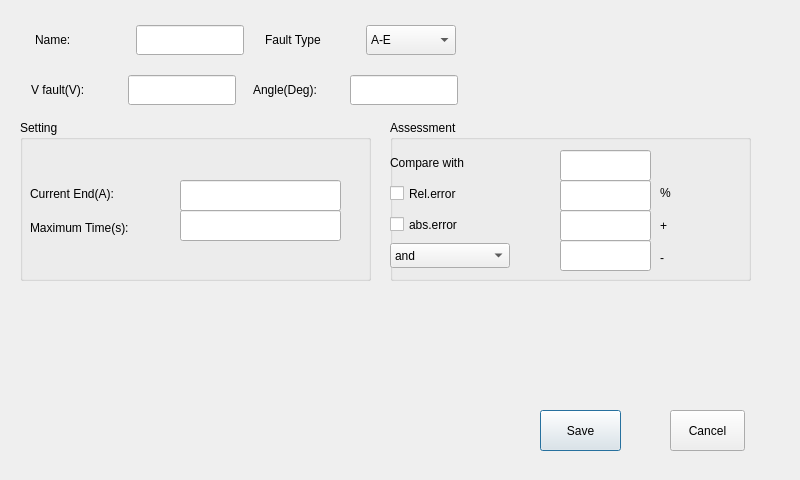
<?xml version="1.0" encoding="UTF-8"?>
<ui version="4.0">
 <class>CurTriptime</class>
 <widget class="QDialog" name="CurTriptime">
  <property name="geometry">
   <rect>
    <x>0</x>
    <y>0</y>
    <width>800</width>
    <height>480</height>
   </rect>
  </property>
  <property name="windowTitle">
   <string>Dialog</string>
  </property>
  <widget class="QGroupBox" name="groupBox_5">
   <property name="geometry">
    <rect>
     <x>20</x>
     <y>120</y>
     <width>351</width>
     <height>161</height>
    </rect>
   </property>
   <property name="title">
    <string>Setting</string>
   </property>
   <widget class="QLineEdit" name="lineEdit_2">
    <property name="geometry">
     <rect>
      <x>160</x>
      <y>60</y>
      <width>161</width>
      <height>31</height>
     </rect>
    </property>
   </widget>
   <widget class="QLineEdit" name="lineEdit_3">
    <property name="geometry">
     <rect>
      <x>160</x>
      <y>90</y>
      <width>161</width>
      <height>31</height>
     </rect>
    </property>
   </widget>
   <widget class="QWidget" name="verticalLayoutWidget">
    <property name="geometry">
     <rect>
      <x>10</x>
      <y>60</y>
      <width>151</width>
      <height>61</height>
     </rect>
    </property>
    <layout class="QVBoxLayout" name="verticalLayout">
     <item>
      <widget class="QLabel" name="label_13">
       <property name="text">
        <string>Current End(A):</string>
       </property>
      </widget>
     </item>
     <item>
      <widget class="QLabel" name="label_14">
       <property name="text">
        <string>Maximum Time(s):</string>
       </property>
      </widget>
     </item>
    </layout>
   </widget>
  </widget>
  <widget class="QPushButton" name="pushButton">
   <property name="geometry">
    <rect>
     <x>540</x>
     <y>410</y>
     <width>81</width>
     <height>41</height>
    </rect>
   </property>
   <property name="text">
    <string>Save</string>
   </property>
  </widget>
  <widget class="QGroupBox" name="groupBox_2">
   <property name="geometry">
    <rect>
     <x>390</x>
     <y>120</y>
     <width>361</width>
     <height>161</height>
    </rect>
   </property>
   <property name="title">
    <string>Assessment</string>
   </property>
   <widget class="QLineEdit" name="lineEdit_5">
    <property name="geometry">
     <rect>
      <x>170</x>
      <y>60</y>
      <width>91</width>
      <height>31</height>
     </rect>
    </property>
   </widget>
   <widget class="QLineEdit" name="lineEdit_6">
    <property name="geometry">
     <rect>
      <x>170</x>
      <y>90</y>
      <width>91</width>
      <height>31</height>
     </rect>
    </property>
   </widget>
   <widget class="QLineEdit" name="lineEdit_4">
    <property name="geometry">
     <rect>
      <x>170</x>
      <y>30</y>
      <width>91</width>
      <height>31</height>
     </rect>
    </property>
   </widget>
   <widget class="QLineEdit" name="lineEdit_7">
    <property name="geometry">
     <rect>
      <x>170</x>
      <y>120</y>
      <width>91</width>
      <height>31</height>
     </rect>
    </property>
   </widget>
   <widget class="QWidget" name="verticalLayoutWidget_2">
    <property name="geometry">
     <rect>
      <x>270</x>
      <y>60</y>
      <width>41</width>
      <height>91</height>
     </rect>
    </property>
    <layout class="QVBoxLayout" name="verticalLayout_2">
     <item>
      <widget class="QLabel" name="label_4">
       <property name="text">
        <string>%</string>
       </property>
      </widget>
     </item>
     <item>
      <widget class="QLabel" name="label_3">
       <property name="text">
        <string>+</string>
       </property>
      </widget>
     </item>
     <item>
      <widget class="QLabel" name="label_16">
       <property name="text">
        <string>-</string>
       </property>
      </widget>
     </item>
    </layout>
   </widget>
   <widget class="QWidget" name="verticalLayoutWidget_3">
    <property name="geometry">
     <rect>
      <x>0</x>
      <y>30</y>
      <width>122</width>
      <height>121</height>
     </rect>
    </property>
    <layout class="QVBoxLayout" name="verticalLayout_3">
     <item>
      <widget class="QLabel" name="label_19">
       <property name="sizePolicy">
        <sizepolicy hsizetype="Fixed" vsizetype="Fixed">
         <horstretch>0</horstretch>
         <verstretch>0</verstretch>
        </sizepolicy>
       </property>
       <property name="minimumSize">
        <size>
         <width>120</width>
         <height>25</height>
        </size>
       </property>
       <property name="text">
        <string>Compare with</string>
       </property>
      </widget>
     </item>
     <item>
      <widget class="QCheckBox" name="checkBox">
       <property name="sizePolicy">
        <sizepolicy hsizetype="Fixed" vsizetype="Fixed">
         <horstretch>0</horstretch>
         <verstretch>0</verstretch>
        </sizepolicy>
       </property>
       <property name="minimumSize">
        <size>
         <width>120</width>
         <height>25</height>
        </size>
       </property>
       <property name="text">
        <string>Rel.error</string>
       </property>
      </widget>
     </item>
     <item>
      <widget class="QCheckBox" name="checkBox_2">
       <property name="sizePolicy">
        <sizepolicy hsizetype="Fixed" vsizetype="Fixed">
         <horstretch>0</horstretch>
         <verstretch>0</verstretch>
        </sizepolicy>
       </property>
       <property name="minimumSize">
        <size>
         <width>120</width>
         <height>25</height>
        </size>
       </property>
       <property name="text">
        <string>abs.error</string>
       </property>
      </widget>
     </item>
     <item>
      <widget class="QComboBox" name="comboBox_3">
       <property name="sizePolicy">
        <sizepolicy hsizetype="Fixed" vsizetype="Fixed">
         <horstretch>0</horstretch>
         <verstretch>0</verstretch>
        </sizepolicy>
       </property>
       <property name="minimumSize">
        <size>
         <width>120</width>
         <height>25</height>
        </size>
       </property>
       <item>
        <property name="text">
         <string>and</string>
        </property>
       </item>
       <item>
        <property name="text">
         <string>or</string>
        </property>
       </item>
      </widget>
     </item>
    </layout>
   </widget>
  </widget>
  <widget class="QPushButton" name="pushButton_2">
   <property name="geometry">
    <rect>
     <x>670</x>
     <y>410</y>
     <width>75</width>
     <height>41</height>
    </rect>
   </property>
   <property name="text">
    <string>Cancel</string>
   </property>
  </widget>
  <widget class="QWidget" name="horizontalLayoutWidget">
   <property name="geometry">
    <rect>
     <x>20</x>
     <y>70</y>
     <width>451</width>
     <height>41</height>
    </rect>
   </property>
   <layout class="QHBoxLayout" name="horizontalLayout">
    <item>
     <widget class="QLabel" name="label_2">
      <property name="sizePolicy">
       <sizepolicy hsizetype="Fixed" vsizetype="Fixed">
        <horstretch>0</horstretch>
        <verstretch>0</verstretch>
       </sizepolicy>
      </property>
      <property name="minimumSize">
       <size>
        <width>80</width>
        <height>30</height>
       </size>
      </property>
      <property name="text">
       <string>V fault(V):</string>
      </property>
     </widget>
    </item>
    <item>
     <widget class="QLineEdit" name="lineEdit_8">
      <property name="sizePolicy">
       <sizepolicy hsizetype="Fixed" vsizetype="Fixed">
        <horstretch>0</horstretch>
        <verstretch>0</verstretch>
       </sizepolicy>
      </property>
      <property name="minimumSize">
       <size>
        <width>90</width>
        <height>30</height>
       </size>
      </property>
     </widget>
    </item>
    <item>
     <widget class="QLabel" name="label_5">
      <property name="sizePolicy">
       <sizepolicy hsizetype="Fixed" vsizetype="Fixed">
        <horstretch>0</horstretch>
        <verstretch>0</verstretch>
       </sizepolicy>
      </property>
      <property name="minimumSize">
       <size>
        <width>80</width>
        <height>30</height>
       </size>
      </property>
      <property name="text">
       <string>Angle(Deg):</string>
      </property>
     </widget>
    </item>
    <item>
     <widget class="QLineEdit" name="lineEdit_9">
      <property name="sizePolicy">
       <sizepolicy hsizetype="Fixed" vsizetype="Fixed">
        <horstretch>0</horstretch>
        <verstretch>0</verstretch>
       </sizepolicy>
      </property>
      <property name="minimumSize">
       <size>
        <width>90</width>
        <height>30</height>
       </size>
      </property>
     </widget>
    </item>
   </layout>
  </widget>
  <widget class="QWidget" name="horizontalLayoutWidget_2">
   <property name="geometry">
    <rect>
     <x>20</x>
     <y>20</y>
     <width>451</width>
     <height>41</height>
    </rect>
   </property>
   <layout class="QHBoxLayout" name="horizontalLayout_2">
    <item>
     <widget class="QLabel" name="label">
      <property name="sizePolicy">
       <sizepolicy hsizetype="Fixed" vsizetype="Fixed">
        <horstretch>0</horstretch>
        <verstretch>0</verstretch>
       </sizepolicy>
      </property>
      <property name="minimumSize">
       <size>
        <width>80</width>
        <height>30</height>
       </size>
      </property>
      <property name="text">
       <string>Name:</string>
      </property>
     </widget>
    </item>
    <item>
     <widget class="QLineEdit" name="lineEdit">
      <property name="sizePolicy">
       <sizepolicy hsizetype="Fixed" vsizetype="Fixed">
        <horstretch>0</horstretch>
        <verstretch>0</verstretch>
       </sizepolicy>
      </property>
      <property name="minimumSize">
       <size>
        <width>90</width>
        <height>30</height>
       </size>
      </property>
     </widget>
    </item>
    <item>
     <widget class="QLabel" name="label_7">
      <property name="sizePolicy">
       <sizepolicy hsizetype="Fixed" vsizetype="Fixed">
        <horstretch>0</horstretch>
        <verstretch>0</verstretch>
       </sizepolicy>
      </property>
      <property name="minimumSize">
       <size>
        <width>80</width>
        <height>30</height>
       </size>
      </property>
      <property name="text">
       <string>Fault Type</string>
      </property>
     </widget>
    </item>
    <item>
     <widget class="QComboBox" name="comboBox">
      <property name="sizePolicy">
       <sizepolicy hsizetype="Fixed" vsizetype="Fixed">
        <horstretch>0</horstretch>
        <verstretch>0</verstretch>
       </sizepolicy>
      </property>
      <property name="minimumSize">
       <size>
        <width>90</width>
        <height>30</height>
       </size>
      </property>
      <item>
       <property name="text">
        <string>A-E</string>
       </property>
      </item>
      <item>
       <property name="text">
        <string>B-E</string>
       </property>
      </item>
      <item>
       <property name="text">
        <string>C-E</string>
       </property>
      </item>
      <item>
       <property name="text">
        <string>A-B</string>
       </property>
      </item>
      <item>
       <property name="text">
        <string>B-C</string>
       </property>
      </item>
      <item>
       <property name="text">
        <string>C-A</string>
       </property>
      </item>
      <item>
       <property name="text">
        <string>A-B-C</string>
       </property>
      </item>
     </widget>
    </item>
   </layout>
  </widget>
 </widget>
 <resources/>
 <connections/>
</ui>
